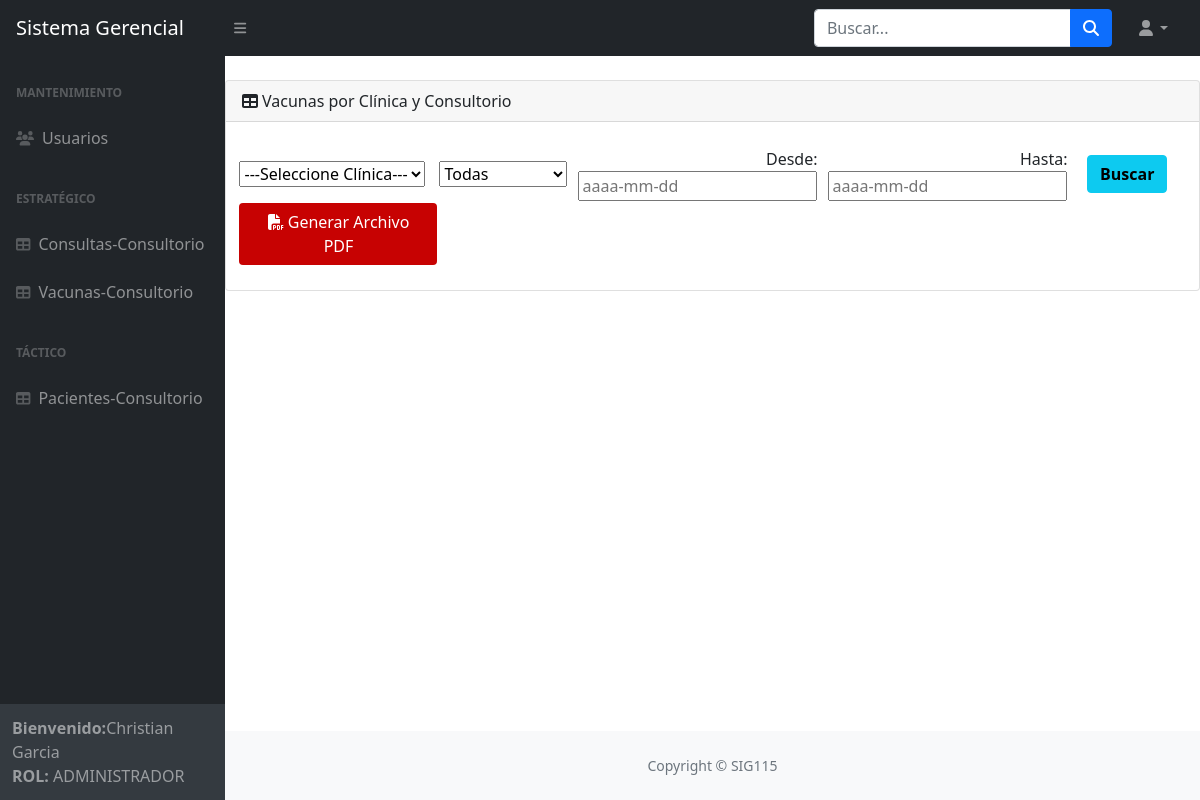
The page /vacunas_consultorio/ (signed in) on the database its author committed.
### SistemaGerencial/models.py (models this page shows)
class User(AbstractUser):
    ROL = (('administrador','Administrador'),('estrategico', 'Estrategico'), ('tactico', 'Tactico'))
    rol = models.CharField(max_length=20, choices=ROL, blank=True, help_text='')

### SistemaGerencial/views.py (the view, shortened to what this page needs)
# urls.py: path('vacunas_consultorio/', vacunas_consultorio, name="vacunas_consultorio"),
@login_required
def vacunas_consultorio(request):
    fec1 = request.GET.get('buscarFecha1')  # Filtro por fecha
    fec2 = request.GET.get('buscarFecha2')  # Filtro por fecha
    cli = request.GET.get('buscarClinica')  # Filtro por clinica
    cantidad = request.GET.get('buscarCantidad')  # Filtro por cantidad
    clinicas = Clinica.objects.all()
    vacunas = Vacuna.objects.none()
    context = {'clinicas': clinicas, 'cant': 0}
    if (fec1 != "" or fec2 != "") and cli == '0':
        msj = 'Debe seleccionar la clínica primero'
        context = {'clinicas': clinicas, 'noClinica': msj}
    if request.user is not None and request.user.is_superuser == 1 or request.user.rol == 'administrador' or request.user.rol == 'estrategico':
        return render(request, 'Salidas_Estrategicas/vacunas_consultorio.html', context)
    else:
        return render(request, 'usuario/401.html')

### SistemaGerencial/templates/Salidas_Estrategicas/vacunas_consultorio.html (shortened to what this page needs)
{% extends 'base.html' %}
{% load static %}
{% block content %}
    <br>
    <div class="card">
        <div class="card-header">
            <i class="fas fa-table me-1"></i>Vacunas por Clínica y Consultorio
        </div>&nbsp;
        <div class="d-flex justify-content start">&nbsp;&nbsp;&nbsp;
    <form role="form" method="get" >
        <div>
            <table>
                <tr>
                    <td width="200">
                        <select name="buscarClinica" class="form-contol">
                            <option value = "0" >---Seleccione Clínica---</option>
                        </select>
                    </td>
                    <td width="100">
                        <select name="buscarCantidad" class="form-contol">
                            {% if cant == 0 %}
                                <option selected value = "0" >Todas</option>
                            {% else %}
                                <option value = "0" >Todas</option>
                                <option selected value = "1" >Más aplicadas</option>
                            {% endif %}
                        </select>
                    </td>
                    <td width="250" align="right">
                        Desde:<input type="text"  placeholder="aaaa-mm-dd" name="buscarFecha1" value="{{ request.GET.buscarFecha1 }}">
                    </td>
                    <td width="250" align="right">
                        Hasta:<input type="text"  placeholder="aaaa-mm-dd" name="buscarFecha2" value="{{ request.GET.buscarFecha2 }}">
                    </td>
                    <td width="100" align="right">
                        <button type="submit" class="btn btn-info" ><B>Buscar</B></button>
                    </td>
                </tr>
                <tr>
                    <td style="text-align:left;">
                        <a href="#" class="btn"
                            style="color:white; background-color:rgb(199, 2, 2)"><i class="fa fa-file-pdf"
                                aria-hidden="true"></i>  Generar Archivo PDF</a>
                    </td>
                </tr>
            </table>
            <br>
        </div>
    </form>
</div>
        </div>
{% endblock content%}

### SistemaGerencial/templates/base.html (shortened to what this page needs)
<!DOCTYPE html>
<html lang="en">
    <head>
        <link href="https://cdn.jsdelivr.net/npm/simple-datatables@latest/dist/style.css" rel="stylesheet" />
        {% load static %}
		<link rel="stylesheet" href="{% static 'css/styles.css' %}">
    </head>
    <body class="sb-nav-fixed">
        <nav class="sb-topnav navbar navbar-expand navbar-dark bg-dark">
            <a class="navbar-brand ps-3" href="{% url 'index'%}">Sistema Gerencial</a>
            <button class="btn btn-link btn-sm order-1 order-lg-0 me-4 me-lg-0" id="sidebarToggle" href="#!"><i class="fas fa-bars"></i></button>
            <form class="d-none d-md-inline-block form-inline ms-auto me-0 me-md-3 my-2 my-md-0">
                <div class="input-group">
                    <input class="form-control" type="text" placeholder="Buscar..." aria-label="Search for..." aria-describedby="btnNavbarSearch" />
                    <button class="btn btn-primary" id="btnNavbarSearch" type="button"><i class="fas fa-search"></i></button>
                </div>
            </form>
            <ul class="navbar-nav ms-auto ms-md-0 me-3 me-lg-4">
                <li class="nav-item dropdown">
                    <a class="nav-link dropdown-toggle" id="navbarDropdown" href="#" role="button" data-bs-toggle="dropdown" aria-expanded="false"><i class="fas fa-user fa-fw"></i></a>
                </li>
            </ul>
        </nav>
        <div id="layoutSidenav">
            <div id="layoutSidenav_nav">
                <nav class="sb-sidenav accordion sb-sidenav-dark" id="sidenavAccordion">
                    <div class="sb-sidenav-menu">
                        <div class="nav">
                            <div class="sb-sidenav-menu-heading">Mantenimiento</div>
                            <a class="nav-link" href="{% url 'listarUsuario'%}">
                                <div class="sb-nav-link-icon"><i class="fa fa-users"></i></div>
                                Usuarios
                            </a>
                            <div class="sb-sidenav-menu-heading">Estratégico</div>
                            <a class="nav-link" href="{% url 'consultas_consultorio'%}">
                                <div class="sb-nav-link-icon"><i class="fas fa-table"></i></div>
                                Consultas-Consultorio
                            </a>
                            <a class="nav-link" href="{% url 'vacunas_consultorio'%}">
                                <div class="sb-nav-link-icon"><i class="fas fa-table"></i></div>
                                Vacunas-Consultorio
                            </a>
                            <div class="sb-sidenav-menu-heading">Táctico</div>
                            <a class="nav-link" href="{% url 'pacientes_consultorio'%}">
                                <div class="sb-nav-link-icon"><i class="fas fa-table"></i></div>
                                Pacientes-Consultorio
                            </a>
                        </div>
                    </div>
                    <div class="sb-sidenav-footer">
                        {% if request.user.is_authenticated %}
                        <div><strong>Bienvenido:</strong>{{user.first_name}} {{user.last_name}}</div>
                            <div><strong>ROL: </strong>{{user.rol.upper}} </div>
                    </div>
			            {% endif %}
                </nav>
            </div>
            <div id="layoutSidenav_content">
                {% block content %}{% endblock content%}
                <footer class="py-4 bg-light mt-auto">
                    <div class="container-fluid px-4">
                        <div class="d-flex align-items-center justify-content-center small">
                            <div class="text-muted">Copyright &copy; SIG115</div>
                        </div>
                    </div>
                </footer>
            </div>
        </div>
    </body>
</html>

### rows shown on the page
User: first_name "Christian", last_name "Garcia", rol "ADMINISTRADOR"
